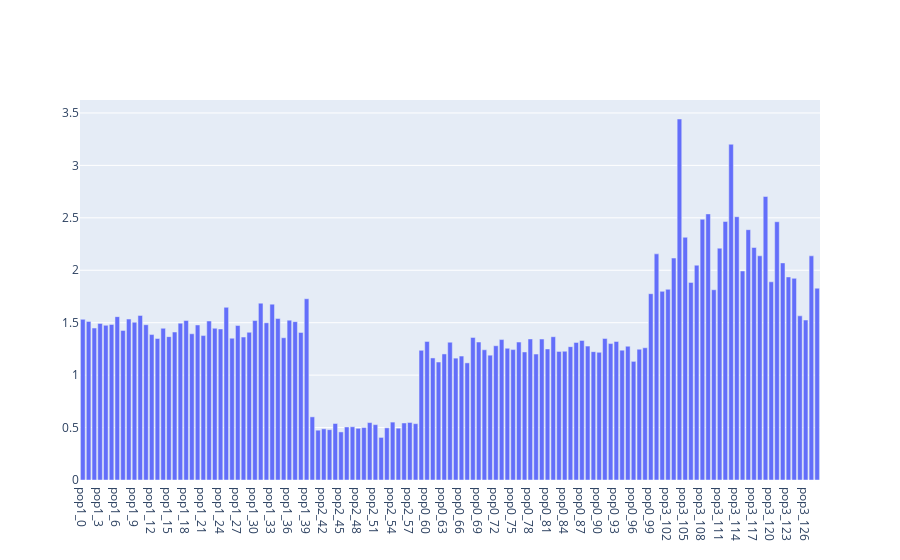

Notebook code cell kept with this figure:
### Markdown cell above
### Distance summary stats

#### A. observation distance variance.

### Code cell
dist_var= np.std(dist_store,axis= 0)**2
who_plot= [x for x in range(len(label_vector)) if label_vector[x] in [0,1,2,3]]
idvector= ['pop{}_{}'.format(label_vector[x],Whose[x]) for x in who_plot]

fig = go.Figure([go.Bar(
    x=idvector, y=dist_var
)])
layout= go.Layout()

Figure= go.Figure(data= fig, layout= layout)
iplot(Figure)

### Figure 1 — Plotly figure (JSON) as saved in the notebook; plotly's stock layout.template omitted (floating-point values rounded to 4 significant figures; data arrays with more than 128 entries replaced by an {"elided": "..."} marker saying what was removed)
{"data": [{"type": "bar", "x": {"elided": "130 str values"}, "y": {"elided": "129 float values"}}], "layout": {}}
